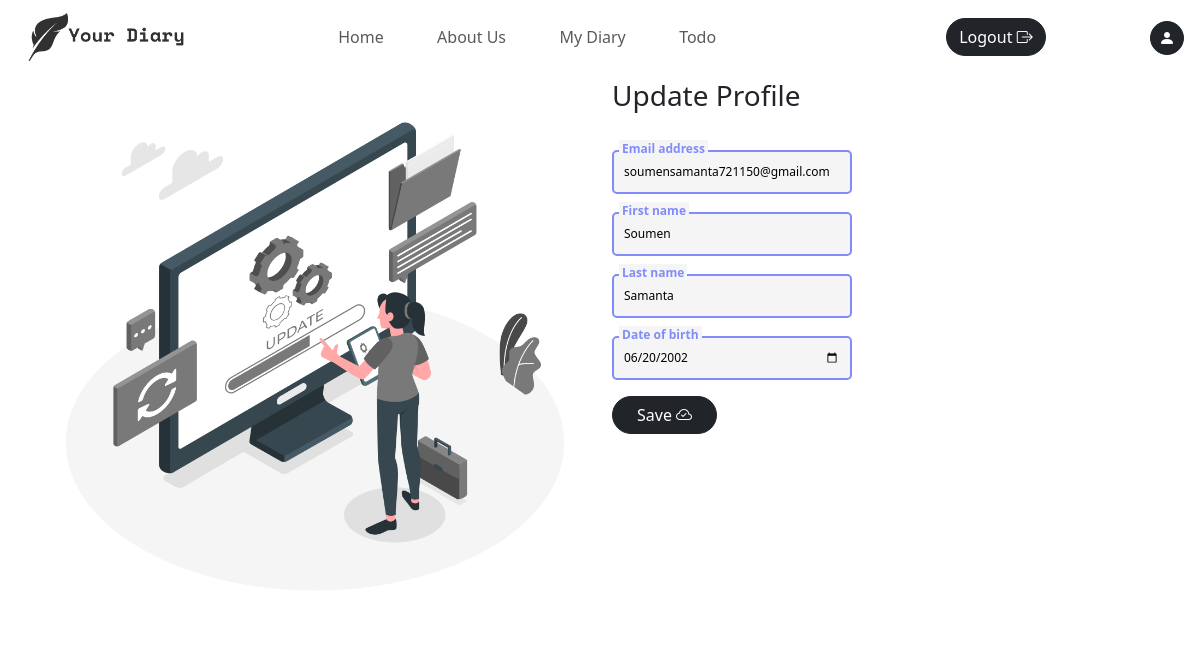
The page /profile/update/ (signed in) on the database its author committed.
### diary/models.py (models this page shows, shortened)
class User(AbstractBaseUser):
    email = models.EmailField(
        verbose_name="email address",
        max_length=255,
        unique=True,
    )
    first_name = models.CharField(max_length=30)
    last_name = models.CharField(max_length=30)
    date_of_birth = models.DateField()
    is_active = models.BooleanField(default=True)
    is_admin = models.BooleanField(default=False)
    objects = MyUserManager()
    USERNAME_FIELD = "email"
    REQUIRED_FIELDS = ["first_name", "last_name", "date_of_birth"]

### diary/views.py (the view)
# urls.py: path('profile/update/', views.update_profile, name="updateProfile"),
@login_required(login_url="login")
def update_profile(request):
	context = {}
	if request.method == "POST":
		form = CustomUserChangeForm(request.POST, instance=request.user)
		if form.is_valid():
			form.save()
			messages.success(request, "You have updated your profile")
			return redirect("profile")
		else:
			context["form"] = form
			messages.error(request, "Error updating your profile")
			return redirect("profile")
	else:
		form = CustomUserChangeForm(instance=request.user)
		context["form"] = form
		return render(request, "update_profile.html", context)

### diary/forms.py
class CustomUserChangeForm(UserChangeForm):
	date_of_birth = forms.DateField(widget=forms.DateInput(attrs={'type': 'date', 'range': '1900-01-01, 2021-12-31'}))
	email = forms.EmailField(label="Email address",
						  widget=forms.EmailInput(attrs={'class': 'input' , 'placeholder':'Write here...'}))
	first_name = forms.CharField(label="First name",
						  widget=forms.TextInput(attrs={'class': 'input' ,'placeholder':'Write here...'}))
	last_name = forms.CharField(label="Last name",
						  widget=forms.TextInput(attrs={'class': 'input' ,'placeholder':'Write here...'}))
	date_of_birth = forms.DateField(widget=forms.DateInput(attrs={'type': 'date', 'class':'input', 'range': '1900-01-01, 2021-12-31'}))
	class Meta(UserChangeForm.Meta):
		model = User
		fields = ('email', 'first_name', 'last_name', 'date_of_birth')

### diary/context_processors.py (called while the page is built)
def site(request):
	site = Site.objects.first()  # replace this with your actual query
	return {'site': site}

### diary/templates/update_profile.html (shortened to what this page needs)
{% extends "base.html" %}
{% load static %}
{% load widget_tweaks %}
{% block css %}
	<link rel="stylesheet" href="{% static "css/update_profile.css" %}">
{% endblock css %}
{% block body %}
	<div class="container">
		<div class="row">
			<div class="col-sm-6">
				<img src="{% static 'media/Update-profile.png' %}" alt="Email sent" class="img-fluid">
			</div>
			<div class="col-sm-6">
				<div class="form-part">
					<p class="fs-3 fw-medium">Update Profile</p>
					<form method="post" class="update-form"  novalidate >{% csrf_token %}
						{% for field in form %}
                            {% if field.name != 'password' %}
                                <div class="coolinput">
                                    <label for="{{field.id_for_label}}" class="text">{{field.label}}</label>
										{{field}}
                                </div>
                            {% endif %}
                        {% endfor %}
						<button type="submit" class="btn btn-dark mt-3 px-4" >Save <i class="bi bi-cloud-check"></i></button>
					</form>
				</div>
			</div>
		</div>
	</div>
{% endblock body %}

### diary/static/css/style.css (style rules this page uses)
.btn { border-radius: 30px !important; }
button { cursor: pointer; }

### diary/static/css/update_profile.css (style rules this page uses)
.coolinput { display: flex; flex-direction: column; width: 90%; position: static; max-width: 240px; }
.coolinput label.text { font-size: 0.75rem; color: #818CF8; font-weight: 700; position: relative; top: 0.5rem; margin: 0 0 0 7px; padding: 0 3px; background: whitesmoke; width: fit-content; }
.coolinput > .input { padding: 11px 10px; font-size: 0.75rem; border: 2px #818CF8 solid; border-radius: 5px; background: whitesmoke; }

### rows shown on the page
User: form "soumensamanta721150@gmail.com" "Soumen" "Samanta" "06/20/2002"

### other values the page prints
{{ field.label }} "Email address" "First name" "Last name" "Date of birth"
